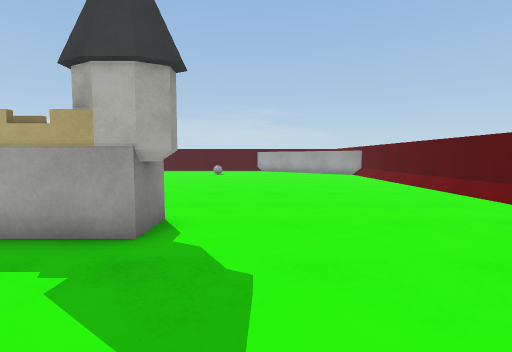
[1] (above)

17 first-person views from a walk through a 3-D level made in the Unity game engine. The camera is 1.2 m above the floor, tilts 4° down and sees 85° across. The floor is counted in squares, 1 m on a side. Each view is taken from the middle of a square. On the plan, view 1 faces up. The plan holds only what a view shows up to about 13 squares ahead; the rest is blank. The place goes on beyond the plan. The player character is not drawn. Surface patterns are stand-ins for the level's own textures.

[2]
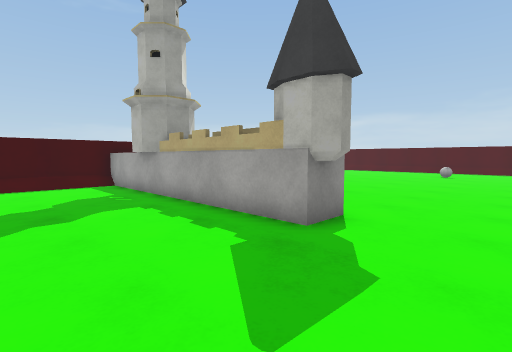

[3]
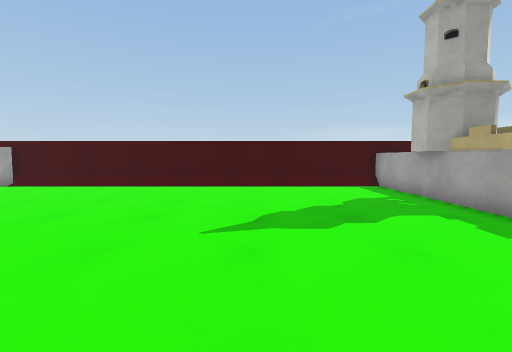

[4]
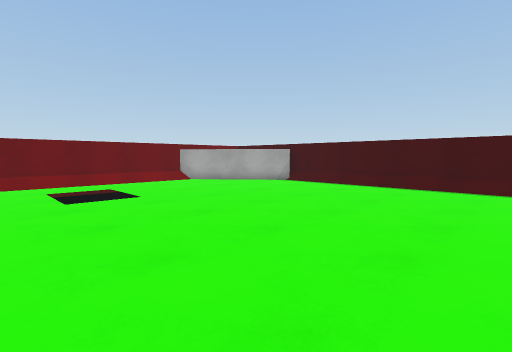

[5]
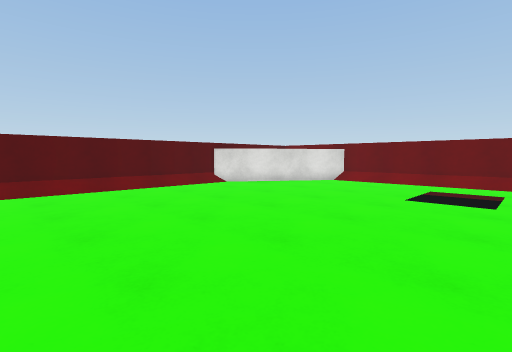

[6]
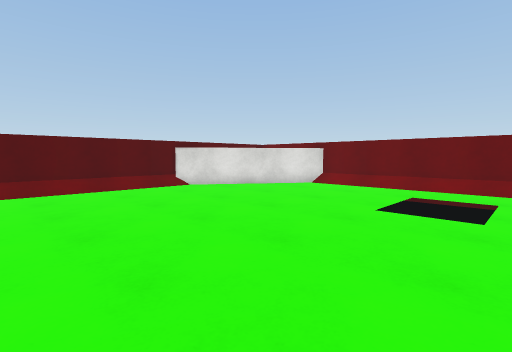

[7]
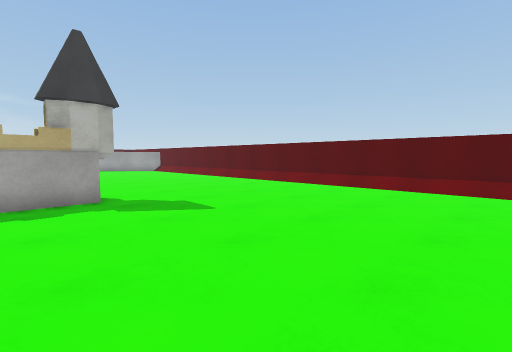

[8]
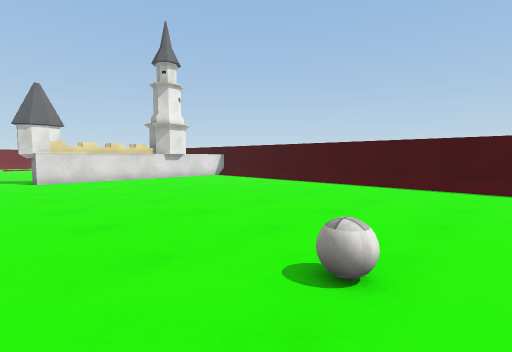

[9]
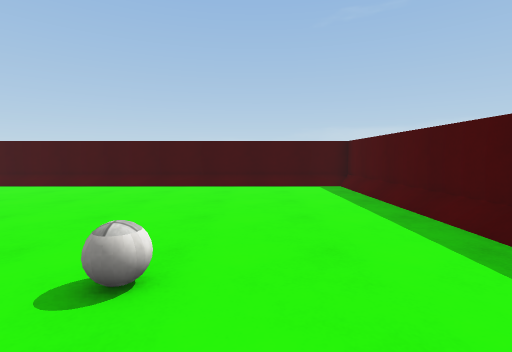

[10]
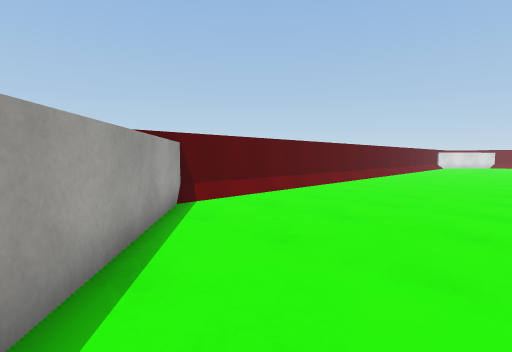

[11]
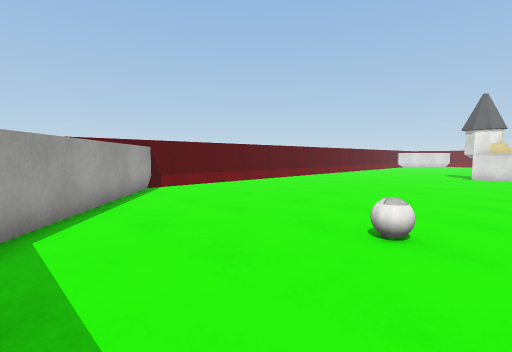

[12]
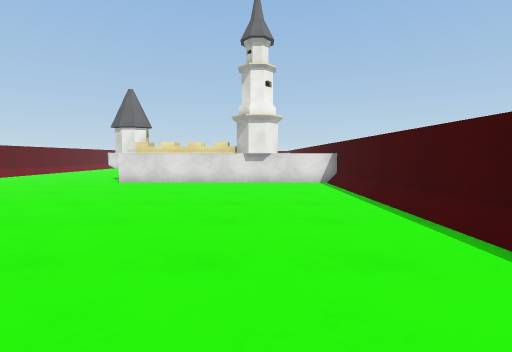

[13]
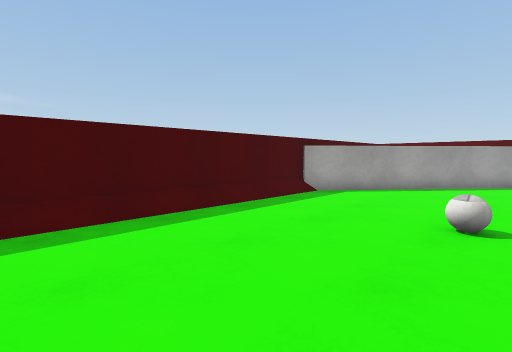

[14]
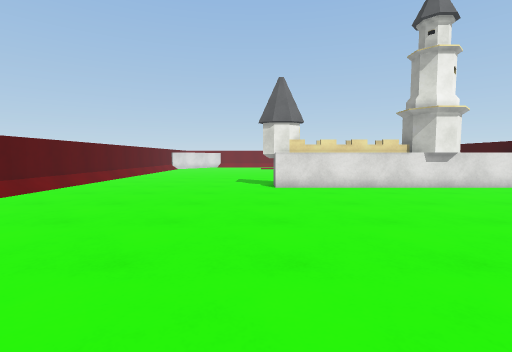

[15]
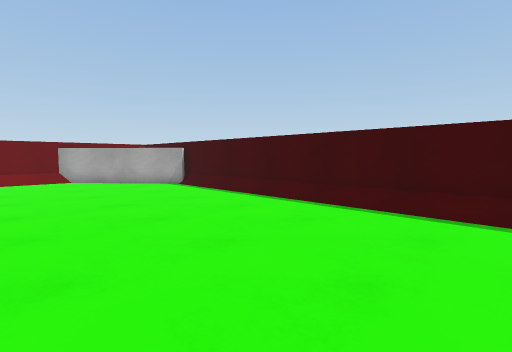

[16]
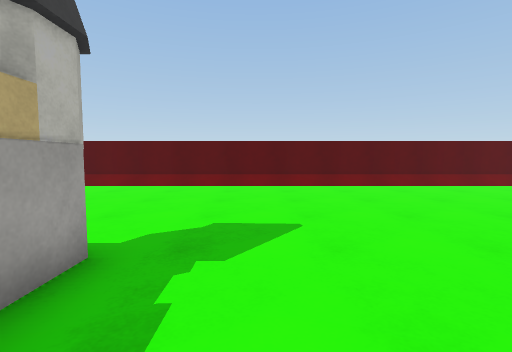

[17]
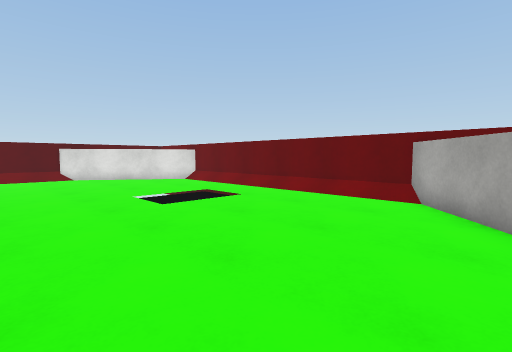

### Floor plan
Points are (right, up) in squares from view 1. A wall is a line through its corners. A room is listed if a view was taken in it or the views show most of it. See-through windows are left out.
Room 1 (views 1, 2, 3, 4, 5, 6, 7, 8, 9, 10, 11, 12, 13, 14, 15, 16, 17)
walls: (-7.4, 4) (-11.8, 4); (-8.5, 5.3) (-1.7, 5.3) (-1.7, 4) (-2.6, 4); (-11.8, 5.3) (-9.4, 5.3); (-11.4, -10.8) (-7.6, -15.4); (6.9, 18) (0.1, 23.7); (6.8, -11.6) (6.8, 21); (-9, -15.3) (2.9, -15.3) (6.7, -9.9); (2.6, 23.8) (-11.7, 23.8) (-11.7, -11.8)
objects: other object (-9, 5); other object (-7, 4); other object (-6, 4) to (-3, 4); ball (-3, 19); other object (-1, 4)

Positions as (right, up) in squares from view 1, and headings:
1: (0, 0), facing up
2: (1, 0), facing up-left
3: (0, -1), facing left
4: (0, -2), facing down-left
5: (-4, -2), facing down-right
6: (-4, -4), facing down-right
7: (-4, -4), facing up-right
8: (0, 20), facing down-left
9: (0, 20), facing left
10: (0, 22), facing down-right
11: (-4, 23), facing down-right
12: (-8, 18), facing down
13: (-8, 18), facing up-right
14: (-1, 16), facing down
15: (-5, 0), facing down-left
16: (-5, 2), facing right
17: (-10, -7), facing down-right
